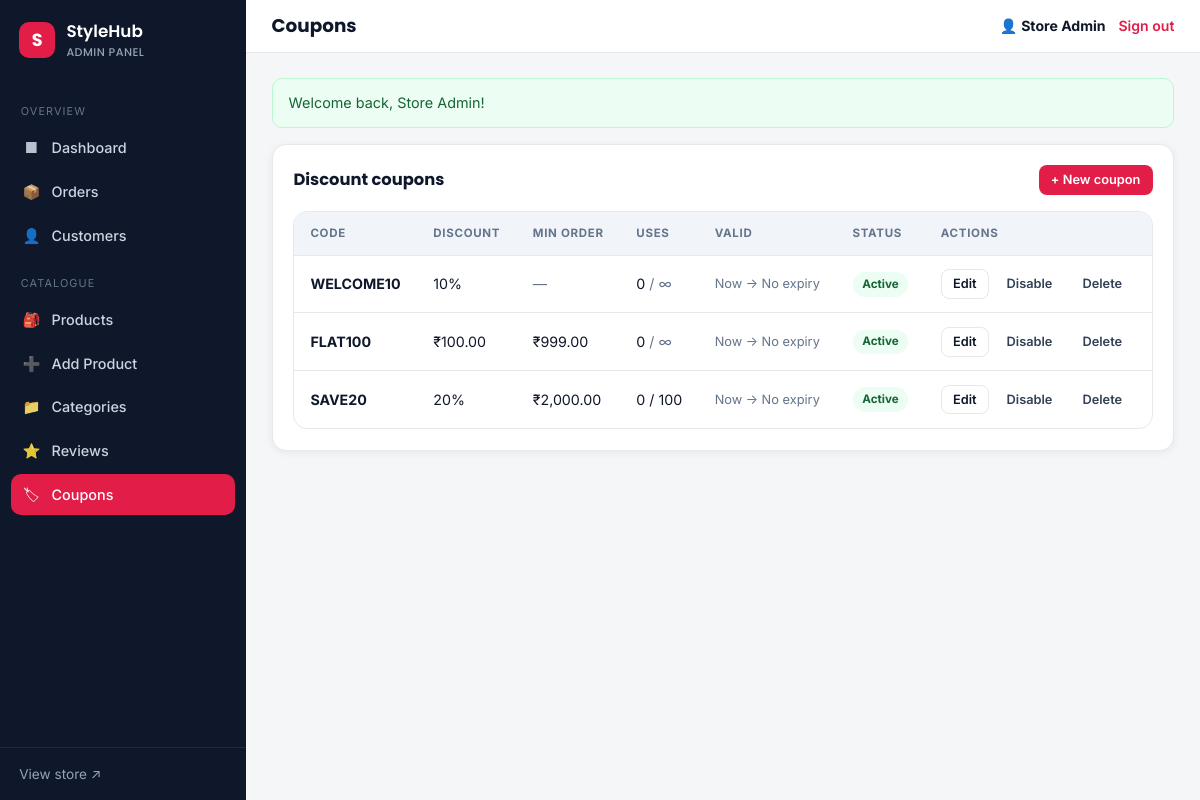
The app's page /admin/coupons.php (signed in) with its own data.
### tables this page shows
CREATE TABLE IF NOT EXISTS users (
  id            INT AUTO_INCREMENT PRIMARY KEY,
  name          VARCHAR(120) NOT NULL,
  email         VARCHAR(190) NOT NULL UNIQUE,
  password_hash VARCHAR(255) NOT NULL,
  phone         VARCHAR(30)  DEFAULT NULL,
  role          ENUM('customer','admin') NOT NULL DEFAULT 'customer',
  created_at    DATETIME     NOT NULL DEFAULT CURRENT_TIMESTAMP
);

CREATE TABLE IF NOT EXISTS coupons (
  id         INT AUTO_INCREMENT PRIMARY KEY,
  code       VARCHAR(40) NOT NULL UNIQUE,
  type       ENUM('percent','fixed') NOT NULL DEFAULT 'percent',
  value      DECIMAL(10,2) NOT NULL,
  min_order  DECIMAL(10,2) NOT NULL DEFAULT 0,
  max_uses   INT NOT NULL DEFAULT 0,           
  used_count INT NOT NULL DEFAULT 0,
  starts_at  DATETIME DEFAULT NULL,
  expires_at DATETIME DEFAULT NULL,
  is_active  TINYINT(1) NOT NULL DEFAULT 1,
  created_at DATETIME NOT NULL DEFAULT CURRENT_TIMESTAMP
);

### includes/functions.php (called while the page is built, shortened)
<?php
require_once __DIR__ . '/../config/database.php';
function url(string $path = ''): string
{
    return BASE_PATH . '/' . ltrim($path, '/');
}
function e(?string $value): string
{
    return htmlspecialchars((string)$value, ENT_QUOTES, 'UTF-8');
}
function money($amount): string
{
    return CURRENCY . number_format((float)$amount, 2);
}
function get_flashes(): array
{
    $f = $_SESSION['flash'] ?? [];
    return $f;
}
function current_user(): ?array
{
    static $user = null;
    if ($user === null) {
        $stmt = db()->prepare('SELECT id, name, email, phone, role, created_at FROM users WHERE id = ?');
        $stmt->execute([$_SESSION['user_id']]);
        $user = $stmt->fetch() ?: null;
    }
    return $user;
}
function is_admin(): bool
{
    $u = current_user();
    return $u !== null && ($u['role'] ?? 'customer') === 'admin';
}
function require_admin(): void
{
    if (!is_admin()) {
        $_SESSION['redirect_after_login'] = $_SERVER['REQUEST_URI'] ?? url('admin/dashboard.php');
        set_flash('error', 'Administrator access required. Please sign in.');
        redirect('admin/login.php');
    }
}
    ob_start(); ?>

### config/database.php (called while the page is built, shortened)
<?php
function db(): PDO
{
    static $pdo = null;
    if ($pdo instanceof PDO) {
        return $pdo;
    }
    $dsn = sprintf('mysql:host=%s;port=%s;dbname=%s;charset=utf8mb4', DB_HOST, DB_PORT, DB_NAME);
    $options = [
        PDO::ATTR_ERRMODE            => PDO::ERRMODE_EXCEPTION,
        PDO::ATTR_DEFAULT_FETCH_MODE => PDO::FETCH_ASSOC,
        PDO::ATTR_EMULATE_PREPARES   => false,
    ];
    try {
        $pdo = new PDO($dsn, DB_USER, DB_PASS, $options);
    } catch (PDOException $e) {
        http_response_code(500);
        exit('<h2 style="font-family:sans-serif">Database connection failed</h2>'
            . '<p style="font-family:sans-serif">' . htmlspecialchars($e->getMessage()) . '</p>'
            . '<p style="font-family:sans-serif">Check the credentials in <code>config/config.php</code> '
            . 'and make sure you imported <code>database.sql</code>.</p>');
    }
    return $pdo;
}

### admin/coupons.php (the view, shortened to what this page needs)
<?php
require_once __DIR__ . '/../includes/functions.php';
require_admin();
$pdo = db();
$editId   = (int)($_GET['edit'] ?? 0);
$creating = isset($_GET['new']);
$form = [
    'id' => 0, 'code' => '', 'type' => 'percent', 'value' => '',
    'min_order' => '0', 'max_uses' => '0', 'starts_at' => '', 'expires_at' => '', 'is_active' => 1,
];
$showForm = $creating || $editId > 0;
$coupons = $pdo->query('SELECT * FROM coupons ORDER BY is_active DESC, created_at DESC')->fetchAll();
$pageTitle = 'Coupons';
$adminNav  = 'coupons';
require __DIR__ . '/includes/header.php';
?>
<div class="panel">
    <div class="panel__head">
        <h3>Discount coupons</h3>
        <?php if (!$showForm): ?>
            <a class="btn btn--accent btn--sm" href="<?= e(url('admin/coupons.php?new=1')) ?>">+ New coupon</a>
        <?php else: ?>
            <a class="btn btn--outline btn--sm" href="<?= e(url('admin/coupons.php')) ?>">Back to list</a>
        <?php endif; ?>
    </div>
    <?php if ($showForm): ?>
    <form method="post" action="<?= e(url('admin/coupons.php')) ?>">
        <?= csrf_field() ?>
        <input type="hidden" name="action" value="save">
        <input type="hidden" name="id" value="<?= (int)$form['id'] ?>">
        <div class="form-grid">
            <div class="field">
                <label for="code">Coupon code *</label>
                <input id="code" name="code" required value="<?= e($form['code']) ?>" placeholder="WELCOME10">
                <div class="hint">Letters and digits only — shown to customers at checkout.</div>
            </div>
            <div class="field">
                <label for="type">Discount type *</label>
                <select id="type" name="type">
                    <option value="percent" <?= $form['type'] === 'percent' ? 'selected' : '' ?>>Percentage (%)</option>
                    <option value="fixed" <?= $form['type'] === 'fixed' ? 'selected' : '' ?>>Fixed amount</option>
                </select>
            </div>
            <div class="field">
                <label for="value">Discount value *</label>
                <input id="value" type="number" step="0.01" min="0" name="value" required value="<?= e((string)$form['value']) ?>">
                <div class="hint">E.g. 10 for 10% or &#8377;10 off.</div>
            </div>
            <div class="field">
                <label for="min_order">Minimum order value</label>
                <input id="min_order" type="number" step="0.01" min="0" name="min_order" value="<?= e((string)$form['min_order']) ?>">
            </div>
            <div class="field">
                <label for="max_uses">Maximum uses</label>
                <input id="max_uses" type="number" min="0" name="max_uses" value="<?= e((string)$form['max_uses']) ?>">
                <div class="hint">0 = unlimited.</div>
            </div>
            <div class="field">
                <label for="is_active">Status</label>
                <select id="is_active" name="is_active">
                    <option value="1" <?= !empty($form['is_active']) ? 'selected' : '' ?>>Active</option>
                    <option value="0" <?= empty($form['is_active']) ? 'selected' : '' ?>>Inactive</option>
                </select>
            </div>
            <div class="field">
                <label for="starts_at">Starts on</label>
                <input id="starts_at" type="date" name="starts_at" value="<?= e($form['starts_at']) ?>">
                <div class="hint">Leave blank to start immediately.</div>
            </div>
            <div class="field">
                <label for="expires_at">Expires on</label>
                <input id="expires_at" type="date" name="expires_at" value="<?= e($form['expires_at']) ?>">
                <div class="hint">Leave blank for no expiry.</div>
            </div>
        </div>
        <button class="btn btn--accent" type="submit"><?= $form['id'] ? 'Save changes' : 'Create coupon' ?></button>
    </form>
    <?php elseif (!$coupons): ?>
        <div class="empty"><h2>No coupons yet</h2><p>Create your first discount code.</p></div>
    <?php else: ?>
    <div class="table-wrap">
        <table class="data-table">
            <thead>
                <tr><th>Code</th><th>Discount</th><th>Min order</th><th>Uses</th><th>Valid</th><th>Status</th><th>Actions</th></tr>
            </thead>
            <tbody>
            <?php foreach ($coupons as $c): ?>
                <?php $usedUp = (int)$c['max_uses'] > 0 && (int)$c['used_count'] >= (int)$c['max_uses']; ?>
                <tr>
                    <td><strong><?= e($c['code']) ?></strong></td>
                    <td><?= $c['type'] === 'percent' ? e(rtrim(rtrim(number_format((float)$c['value'], 2), '0'), '.')) . '%' : money($c['value']) ?></td>
                    <td><?= (float)$c['min_order'] > 0 ? money($c['min_order']) : '<span class="muted">—</span>' ?></td>
                    <td><?= (int)$c['used_count'] ?><?= (int)$c['max_uses'] > 0 ? ' / ' . (int)$c['max_uses'] : ' <span class="muted">/ ∞</span>' ?></td>
                    <td class="muted" style="font-size:.8rem">
                        <?php
                        $from = $c['starts_at'] ? date('d M Y', strtotime($c['starts_at'])) : 'Now';
                        $to   = $c['expires_at'] ? date('d M Y', strtotime($c['expires_at'])) : 'No expiry';
                        echo e($from . ' → ' . $to);
                        ?>
                    </td>
                    <td>
                        <?php if ($c['is_active'] && !$usedUp): ?>
                            <span class="badge badge-success">Active</span>
                        <?php elseif ($usedUp): ?>
                            <span class="badge badge-muted">Used up</span>
                        <?php else: ?>
                            <span class="badge badge-muted">Inactive</span>
                        <?php endif; ?>
                    </td>
                    <td>
                        <div style="display:flex;gap:.35rem;flex-wrap:wrap">
                            <a class="btn btn--outline btn--sm" href="<?= e(url('admin/coupons.php?edit=' . (int)$c['id'])) ?>">Edit</a>
                            <form method="post" style="display:inline">
                                <button class="btn btn--ghost btn--sm" type="submit"><?= $c['is_active'] ? 'Disable' : 'Enable' ?></button>
                            </form>
                            <form method="post" style="display:inline" onsubmit="return confirm('Delete this coupon permanently?')">
                                <button class="btn btn--ghost btn--sm" type="submit">Delete</button>
                            </form>
                        </div>
                    </td>
                </tr>
            <?php endforeach; ?>
            </tbody>
        </table>
    </div>
    <?php endif; ?>
</div>
<?php require __DIR__ . '/includes/footer.php'; ?>

### admin/includes/header.php (shortened to what this page needs)
<?php
require_once __DIR__ . '/../../includes/functions.php';
$__admin = current_user();
$__nav   = $adminNav ?? '';
$__title = $pageTitle ?? 'Admin';
$__links = [
    'dashboard'  => ['Dashboard',    'admin/dashboard.php',  '&#9632;'],
    'orders'     => ['Orders',       'admin/orders.php',     '&#128230;'],
    'customers'  => ['Customers',    'admin/customers.php',  '&#128100;'],
    'products'   => ['Products',     'admin/products.php',   '&#127890;'],
    'newproduct' => ['Add Product',  'admin/product-form.php', '&#10133;'],
    'categories' => ['Categories',   'admin/categories.php', '&#128193;'],
    'reviews'    => ['Reviews',      'admin/reviews.php',    '&#11088;'],
    'coupons'    => ['Coupons',      'admin/coupons.php',    '&#127991;'],
];
?>
<!DOCTYPE html>
<html lang="en">
<head>
    <link rel="stylesheet" href="<?= e(url('assets/css/admin.css')) ?>">
</head>
<body class="admin">
<div class="admin-shell">
    <aside class="admin-side" id="adminSide">
        <a class="admin-brand" href="<?= e(url('admin/dashboard.php')) ?>">
            <span class="admin-brand__mark">S</span>
            <span><?= e(SITE_NAME) ?><small>Admin Panel</small></span>
        </a>
        <nav class="admin-nav">
            <span class="admin-nav__label">Overview</span>
            <?php foreach (['dashboard', 'orders', 'customers'] as $k): ?>
                <a class="<?= $__nav === $k ? 'is-active' : '' ?>" href="<?= e(url($__links[$k][1])) ?>">
                    <span class="ic"><?= $__links[$k][2] ?></span> <?= e($__links[$k][0]) ?>
                </a>
            <?php endforeach; ?>
            <span class="admin-nav__label">Catalogue</span>
            <?php foreach (['products', 'newproduct', 'categories', 'reviews', 'coupons'] as $k): ?>
                <a class="<?= $__nav === $k ? 'is-active' : '' ?>" href="<?= e(url($__links[$k][1])) ?>">
                    <span class="ic"><?= $__links[$k][2] ?></span> <?= e($__links[$k][0]) ?>
                </a>
            <?php endforeach; ?>
        </nav>
        <div class="admin-side__foot">
            <a href="<?= e(url('index.php')) ?>" target="_blank" rel="noopener">View store &#8599;</a>
        </div>
    </aside>
    <div class="admin-main">
        <header class="admin-top">
            <h1 class="admin-top__title"><?= e($__title) ?></h1>
            <div class="admin-top__user">
                <span>&#128100; <strong><?= e($__admin['name'] ?? 'Admin') ?></strong></span>
                <a href="<?= e(url('admin/logout.php')) ?>">Sign out</a>
            </div>
        </header>
        <main class="admin-content">
            <?php foreach (get_flashes() as $f): ?>
                <div class="alert alert--<?= e($f['type']) ?>"><?= e($f['message']) ?></div>
            <?php endforeach; ?>

### records on screen
users: name "Store Admin"
coupons: code "WELCOME10", value "10", used_count "0", starts_at+expires_at "Now → No expiry", is_active "Active"
coupons: code "FLAT100", value "₹100.00", min_order "₹999.00", used_count "0", starts_at+expires_at "Now → No expiry", is_active "Active"
coupons: code "SAVE20", value "20", min_order "₹2,000.00", used_count "0", max_uses "100", starts_at+expires_at "Now → No expiry", is_active "Active"

### other values on screen
SITE_NAME "StyleHub"
$__links[$k][2] "■"
$__links[$k][0] "Dashboard"
$__links[$k][2] "📦"
$__links[$k][0] "Orders"
$__links[$k][2] "👤"
$__links[$k][0] "Customers"
$__links[$k][2] "🎒"
$__links[$k][0] "Products"
$__links[$k][2] "➕"
$__links[$k][0] "Add Product"
$__links[$k][2] "📁"
$__links[$k][0] "Categories"
$__links[$k][2] "⭐"
$__links[$k][0] "Reviews"
